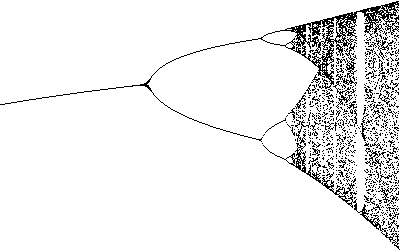

The Python source for this figure:
from PIL import Image

def feigenbaum(filename,size = 200, it = 200, zoom = ((2.4,4),(0,1))):
    image_height = int(size * (zoom[1][1] - zoom[1][0]) / (zoom[0][1] - zoom[0][0]))
    im = Image.new("RGB",(size,image_height),(255,255,255))
    for i in range(size):
        r = i*(zoom[0][1] - zoom[0][0])/(size-1) + zoom[0][0]
        x = 0.5
        for j in range(it):
            x = r*x*(1-x)
            if j > it/2:
                lx = x*(zoom[1][1] - zoom[1][0]) + zoom[1][0]
                im.putpixel((i,int((lx - zoom[1][0]) * ((image_height) - 1)/(zoom[1][1] - zoom[1][0]))),(0,0,0))        
    im.transpose(Image.FLIP_TOP_BOTTOM).save(filename)

feigenbaum("feigenbaum.png", 400)
feigenbaum("feigenbaum_zoom.png", 400,zoom = ((3,3.7),(0.3,0.8)))